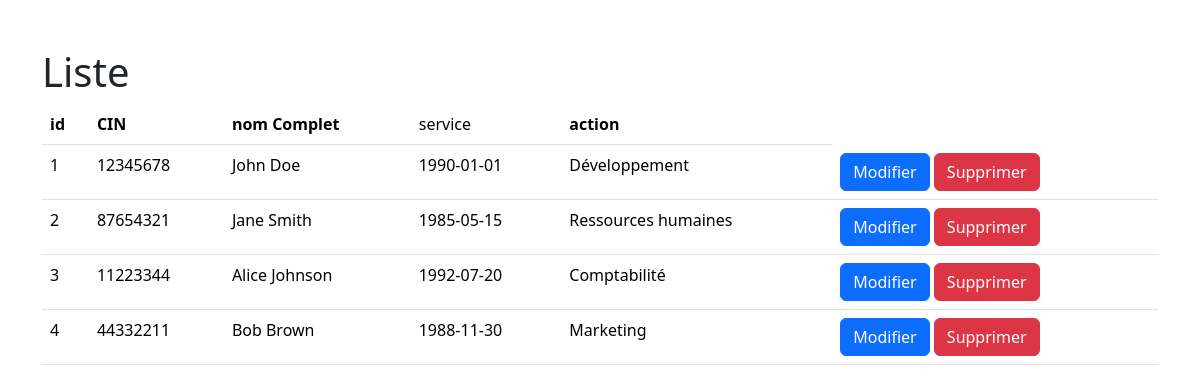
The page /TPs/TP10/index.php on the database its author committed.
### tables this page shows
CREATE table services (
    id INT PRIMARY KEY AUTO_INCREMENT,
    intitulé VARCHAR(30) NOT NULL
   
);

### TPs/TP10/index.php (the view, shortened to what this page needs)
<!DOCTYPE html>
<html lang="en">
<head>
    <link rel="stylesheet" href="../../assets/bootstrap.min.css">
</head>
<body>
  <div class="container mt-5">
    <h1 class="h1">Liste</h1>
    <table class="table">
        <thead>
            <tr>
                <th>id</th>
            <th>CIN</th>
            <th>nom Complet</th>
            <td>service</td>
            <th>action</th>
            </tr>
        </thead>
        <tbody>
        <?php
        require_once('connexion.php');
        $query = "SELECT e.*,s.intitulé as service FROM employés e join services s on e.service_id = s.id";
        $result = mysqli_query($con, $query);
        if (mysqli_num_rows($result) > 0) {
            while ($row = mysqli_fetch_assoc($result)) {
                echo "<tr>";
                echo "<td>" . $row['id'] . "</td>";
                echo "<td>" . $row['CIN'] . "</td>";
                echo "<td>" . $row['nomComplet'] . "</td>";
                echo "<td>" . $row['dateNaissance'] . "</td>";
                echo "<td>" . $row['service'] . "</td>";
                echo "<td>
                        <a href='modifier.php?id=" . $row['id'] . "' class='btn btn-primary'>Modifier</a>
                        <a href='supprimer.php?id=" . $row['id'] . "' class='btn btn-danger delete'>Supprimer</a>
                      </td>";
                echo "</tr>";
            }
        } else {
            echo "<tr><td colspan='4'>Aucun enregistrement trouvé</td></tr>";
        }
        ?>
        </tbody>
    </table>
  </div>
</body>
</html>

### rows shown on the page
employés: id "1", CIN "12345678", nomComplet "John Doe", dateNaissance "1990-01-01", service.intitulé "Développement"
employés: id "2", CIN "87654321", nomComplet "Jane Smith", dateNaissance "1985-05-15", service.intitulé "Ressources humaines"
employés: id "3", CIN "11223344", nomComplet "Alice Johnson", dateNaissance "1992-07-20", service.intitulé "Comptabilité"
employés: id "4", CIN "44332211", nomComplet "Bob Brown", dateNaissance "1988-11-30", service.intitulé "Marketing"
